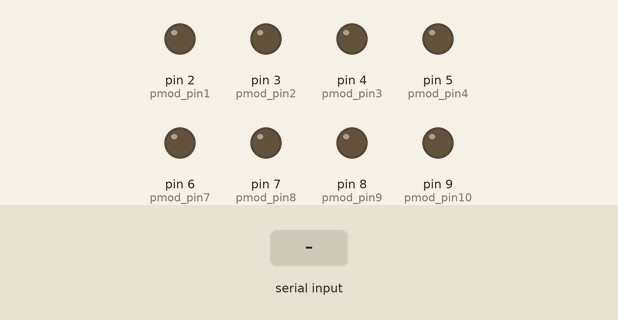
A sketch run on a simulated Arduino Uno, built with avr-gcc and run on an emulated ATmega328P. Parts: output pins drawn as LEDs (lit = HIGH). The test bench sets the inputs (shaded band). What the sketch prints to the serial monitor is not drawn.

Above: at 2.3 s.
2.4 s: "pmod_pin1\n" received over Serial
At 3.0 s:
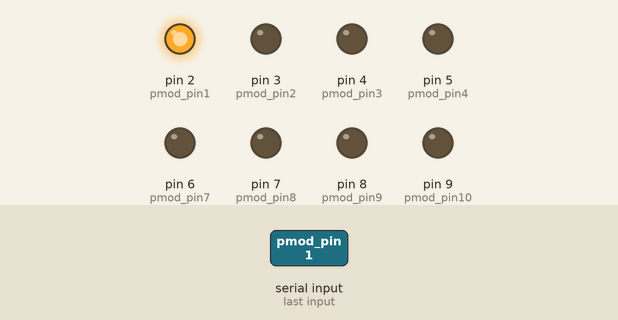
3.9 s: "pmod_pin2\n" received over Serial
At 5.1 s:
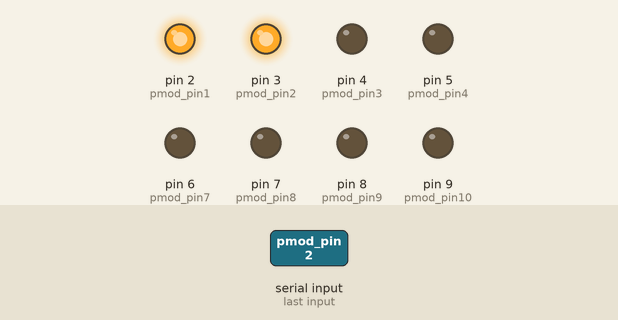
5.4 s: "pmod_pin1_o\n" received over Serial
At 6.5 s:
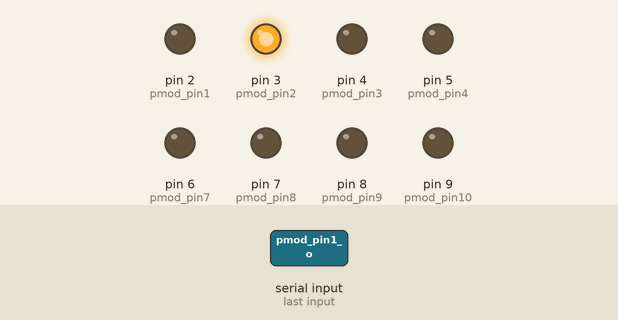
6.9 s: "pmod_pin3\n" received over Serial
At 7.6 s:
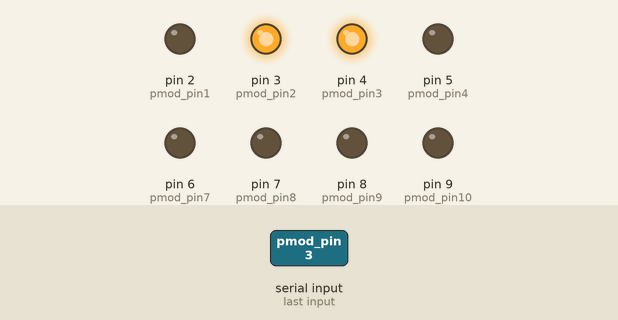
8.4 s: "pmod_pin2_o\n" received over Serial
At 8.8 s:
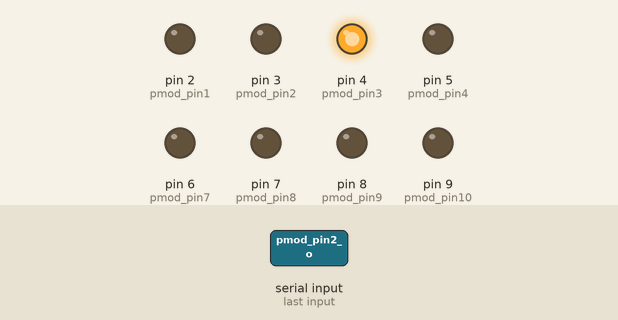
9.9 s: "pmod_pin4\n" received over Serial
At 11.1 s:
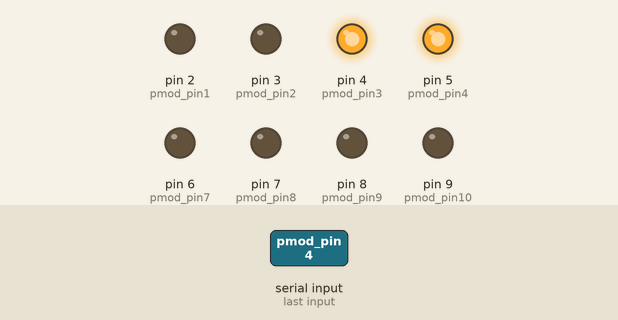
Timing chart, 0 to 12.4 s (numbered marks = the images above; inputs shaded):
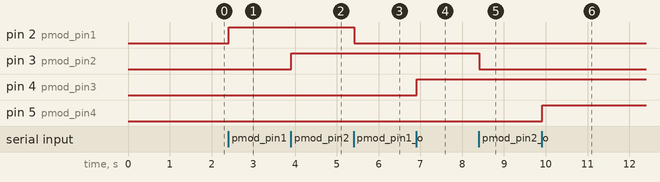

Measured:
- after the input at 2.4 s, pin 2 (pmod_pin1): LOW → HIGH at once
- after the input at 3.9 s, pin 3 (pmod_pin2): LOW → HIGH at once
- after the input at 5.4 s, pin 2 (pmod_pin1): HIGH → LOW at once
- after the input at 6.9 s, pin 4 (pmod_pin3): LOW → HIGH at once
- after the input at 8.4 s, pin 3 (pmod_pin2): HIGH → LOW at once
- after the input at 9.9 s, pin 5 (pmod_pin4): LOW → HIGH at once

The sketch:

pmodcontroller.ino
```cpp
#include <ArduinoJson.h>
StaticJsonDocument<128> doc;
JsonObject pmod_data = doc.createNestedObject("pmod_data");
String input;
int zybo_power = 13;
int pmod_pin1 = 2;
int pmod_pin2 = 3;
int pmod_pin3 = 4;
int pmod_pin4 = 5;
int pmod_pin7 = 6;
int pmod_pin8 = 7;
int pmod_pin9 = 8;
int pmod_pin10 = 9;

void setup() {
  Serial.begin(9600);
  pinMode(pmod_pin1, OUTPUT);
  pinMode(pmod_pin2, OUTPUT);
  pinMode(pmod_pin3, OUTPUT);
  pinMode(pmod_pin4, OUTPUT);
  pinMode(pmod_pin7, OUTPUT);
  pinMode(pmod_pin8, OUTPUT);
  pinMode(pmod_pin9, OUTPUT);
  pinMode(pmod_pin10, OUTPUT);
  pinMode(zybo_power, OUTPUT);
  //Serial.println("initialized");
  delay(1000);

  jsonData();
  //Serial.println();
}

void loop() {
  if (Serial.available()) {
    input = Serial.readStringUntil('\n');

    if (input == "pmod_pin1") {
      digitalWrite(pmod_pin1, HIGH);
      jsonData();
    }
    if (input == "pmod_pin1_o") {
      digitalWrite(pmod_pin1, LOW);
      jsonData();
    }
    if (input == "pmod_pin2") {
      digitalWrite(pmod_pin2, HIGH);
      jsonData();
    }
    if (input == "pmod_pin2_o") {
      digitalWrite(pmod_pin2, LOW);
      jsonData();
    }
    if (input == "pmod_pin3") {
      digitalWrite(pmod_pin3, HIGH);
      jsonData();
    }
    if (input == "pmod_pin3_o") {
      digitalWrite(pmod_pin3, LOW);
      jsonData();
    }
    if (input == "pmod_pin4") {
      digitalWrite(pmod_pin4, HIGH);
      jsonData();
    }
    if (input == "pmod_pin4_o") {
      digitalWrite(pmod_pin4, LOW);
      jsonData();
    }
    if (input == "pmod_pin7") {
      digitalWrite(pmod_pin7, HIGH);
      jsonData();
    }
    if (input == "pmod_pin7_o") {
      digitalWrite(pmod_pin7, LOW);
      jsonData();
    }
    if (input == "pmod_pin8") {
      digitalWrite(pmod_pin8, HIGH);
      jsonData();
    }
    if (input == "pmod_pin8_o") {
      digitalWrite(pmod_pin8, LOW);
      jsonData();
    }
    if (input == "pmod_pin9") {
      digitalWrite(pmod_pin9, HIGH);
      jsonData();
    }
    if (input == "pmod_pin9_o") {
      digitalWrite(pmod_pin9, LOW);
      jsonData();
    }
    if (input == "pmod_pin10") {
      digitalWrite(pmod_pin10, HIGH);
      jsonData();
    }
    if (input == "pmod_pin10_o") {
      digitalWrite(pmod_pin10, LOW);
      jsonData();
    }
    if (input == "jsonData"){
      jsonData();
    }
    if (input == "zybo_power"){
      digitalWrite(zybo_power, HIGH);
      jsonData();
    }
    if (input == "zybo_power_o"){
      digitalWrite(zybo_power, LOW);
      jsonData();
    }
  }
  //delay(5000);
}

void jsonData() {
  doc["sensor"] = "gps";
  doc["time"] = 1351824120;


  pmod_data["pmod_pin1"] = digitalRead(pmod_pin1);
  pmod_data["pmod_pin2"] = digitalRead(pmod_pin2);
  pmod_data["pmod_pin3"] = digitalRead(pmod_pin3);
  pmod_data["pmod_pin4"] = digitalRead(pmod_pin4);
  pmod_data["pmod_pin7"] = digitalRead(pmod_pin7);
  pmod_data["pmod_pin8"] = digitalRead(pmod_pin8);
  pmod_data["pmod_pin9"] = digitalRead(pmod_pin9);
  pmod_data["pmod_pin10"] = digitalRead(pmod_pin10);
  pmod_data["power"] = digitalRead(zybo_power);

  serializeJson(doc, Serial);
  Serial.println();
  // serializeJsonPretty(doc, Serial);
}
```
